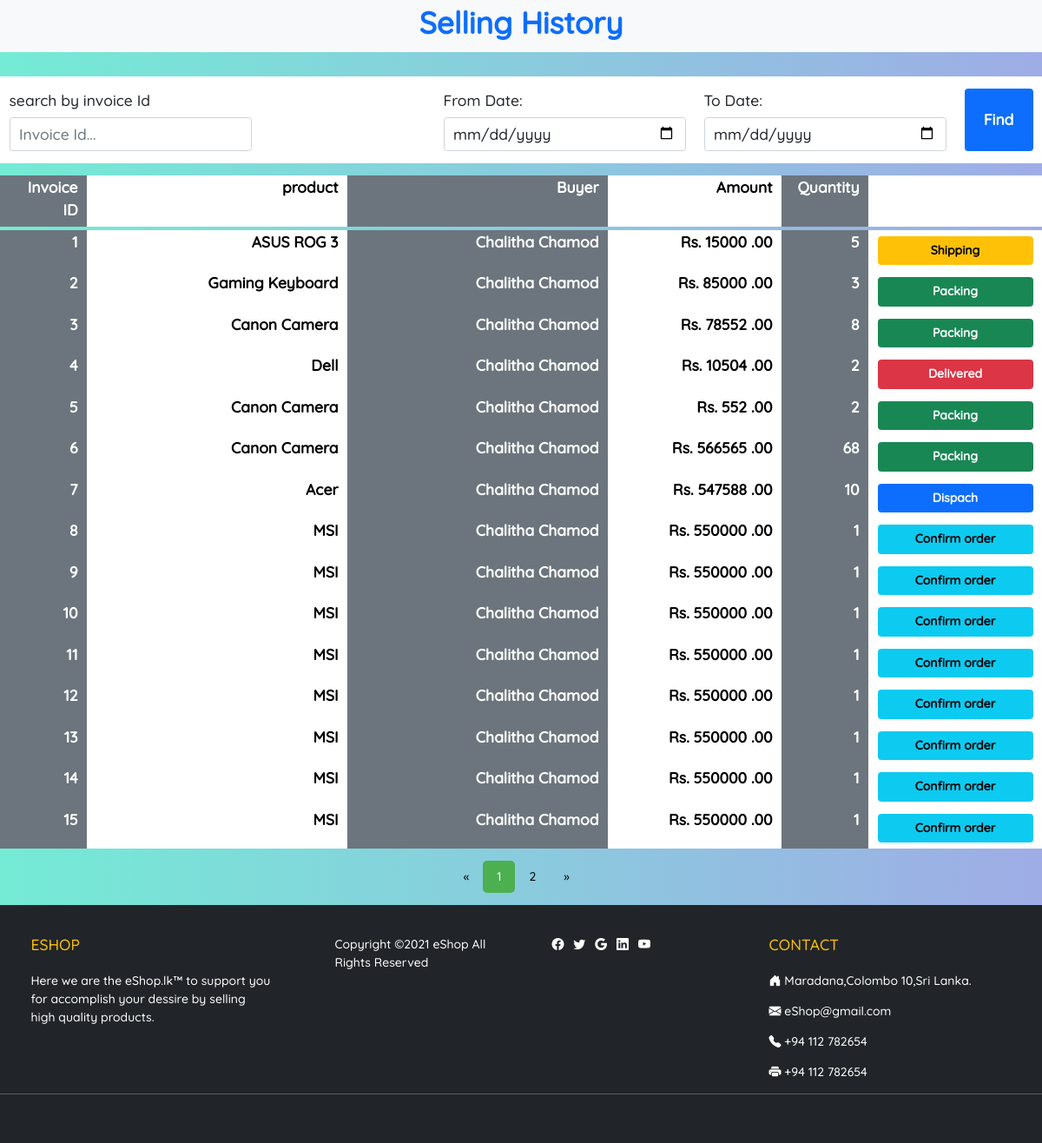
The app's page /eshop/sellingHistory.php with its own data.
### tables this page shows
CREATE TABLE IF NOT EXISTS `invoice` (
  `id` int NOT NULL AUTO_INCREMENT,
  `order_id` varchar(50) NOT NULL,
  `product_id` int NOT NULL,
  `user_email` varchar(100) NOT NULL,
  `date` datetime NOT NULL,
  `total` double NOT NULL,
  `qty` int NOT NULL,
  `status` int DEFAULT '0',
  PRIMARY KEY (`id`),
  KEY `product_id` (`product_id`),
  KEY `user_email` (`user_email`),
  CONSTRAINT `FK_invoice_product` FOREIGN KEY (`product_id`) REFERENCES `product` (`id`),
  CONSTRAINT `FK_invoice_user` FOREIGN KEY (`user_email`) REFERENCES `user` (`email`)
);

CREATE TABLE IF NOT EXISTS `product` (
  `id` int NOT NULL AUTO_INCREMENT,
  `category` int NOT NULL,
  `model_has_brand_id` int NOT NULL,
  `colour_id` int NOT NULL,
  `price` double NOT NULL,
  `qty` int NOT NULL,
  `description` text NOT NULL,
  `title` varchar(100) NOT NULL,
  `condition_id` int NOT NULL,
  `status_id` int NOT NULL,
  `user_email` varchar(100) NOT NULL,
  `datetime_added` datetime NOT NULL,
  `delivery_fee_colombo` double NOT NULL,
  `delivery_fee_other` double NOT NULL,
  PRIMARY KEY (`id`),
  KEY `FK_product_colour` (`colour_id`) USING BTREE,
  KEY `FK_product_condition` (`condition_id`),
  KEY `FK_product_user` (`user_email`),
  KEY `FK_product_category` (`category`),
  KEY `FK_product_status` (`status_id`),
  KEY `FK_product_model_has_brand` (`model_has_brand_id`) USING BTREE,
  CONSTRAINT `FK_product_category` FOREIGN KEY (`category`) REFERENCES `category` (`id`),
  CONSTRAINT `FK_product_colour` FOREIGN KEY (`colour_id`) REFERENCES `colour` (`id`),
  CONSTRAINT `FK_product_condition` FOREIGN KEY (`condition_id`) REFERENCES `condition` (`id`),
  CONSTRAINT `FK_product_model_has_brand` FOREIGN KEY (`model_has_brand_id`) REFERENCES `model_has_brand` (`id`),
  CONSTRAINT `FK_product_status` FOREIGN KEY (`status_id`) REFERENCES `status` (`id`),
  CONSTRAINT `FK_product_user` FOREIGN KEY (`user_email`) REFERENCES `user` (`email`)
);

CREATE TABLE IF NOT EXISTS `user` (
  `fname` varchar(50) NOT NULL,
  `lname` varchar(50) NOT NULL,
  `email` varchar(100) NOT NULL,
  `gender` int NOT NULL,
  `password` varchar(20) NOT NULL,
  `mobile` varchar(10) NOT NULL,
  `register_date` datetime DEFAULT NULL,
  `verification_code` varchar(20) DEFAULT NULL,
  PRIMARY KEY (`email`),
  KEY `gender` (`gender`),
  CONSTRAINT `FK_user_gender` FOREIGN KEY (`gender`) REFERENCES `gender` (`id`) ON DELETE RESTRICT ON UPDATE RESTRICT
);

### eshop/connection.php (called while the page is built, shortened)
<?php
class Database
{
    public static $connection;
    public static function setUpConnection()
    {
        if (!isset(Database::$connection)) {
            Database::$connection = new mysqli("localhost", "root", "your_password", "eshop", "3306");
        }
    }
    public static function search($q)
    {
        $resultset = Database::$connection->query($q);
        return $resultset;
    }
}

### eshop/sellingHistory.php (the view, shortened to what this page needs)
<?php
require "connection.php";
?>
<!DOCTYPE html>
<html>
<head>
    <link rel="stylesheet" href="bootstrap.css" />
    <link rel="stylesheet" href="https://cdn.jsdelivr.net/npm/bootstrap-icons@1.5.0/font/bootstrap-icons.css" />
    <link rel="stylesheet" href="style.css" />
</head>
<body style="background-color: #74EBD5; background-image: linear-gradient(90deg,#74EBD5 0%,#9FACE6 100%);">
    <div class="container-fluid">
        <div class="row">
            <div class="col-12 bg-light text-center mb-3">
                <label class="form-label fs-1 fw-bold text-primary">Selling History</label>
            </div>
            <div class="col-12 bg-white mt-3 mb-3">
                <div class="row">
                    <div class="col-12 col-lg-3 mt-3 mb-3">
                        <label class="form-label fs-5">search by invoice Id</label>
                        <input type="text" class="form-control fs-5" placeholder="Invoice Id..." id="search" onkeyup="invoiceSearch();" />
                    </div>
                    <div class="col-12 col-lg-2 mt-3 mb-3"></div>
                    <div class="col-12 col-lg-3 mt-3 mb-3">
                        <label class="form-label fs-5">From Date:</label>
                        <input type="date" class="form-control fs-5" id="from">
                    </div>
                    <div class="col-12 col-lg-3 mt-3 mb-3">
                        <label class="form-label fs-5">To Date:</label>
                        <input type="date" class="form-control fs-5" id="to">
                    </div>
                    <div class="col-12 col-lg-1 mt-3 mb-3 d-grid">
                        <button class="btn btn-primary fs-5 fw-bold" onclick="findSellings();">Find</button>
                    </div>
                </div>
            </div>
            <div class="col-12">
                <div class="row">
                    <div class="col-1 bg-secondary text-end">
                        <label class="form-label fw-bold fs-5 text-white">Invoice ID</label>
                    </div>
                    <div class="col-3 bg-body text-end">
                        <label class="form-label fw-bold fs-5 text-black">product</label>
                    </div>
                    <div class="col-3 bg-secondary text-end">
                        <label class="form-label fw-bold fs-5 text-white">Buyer</label>
                    </div>
                    <div class="col-2 bg-body text-end">
                        <label class="form-label fw-bold fs-5 text-black">Amount</label>
                    </div>
                    <div class="col-1 bg-secondary text-end">
                        <label class="form-label fw-bold fs-5 text-white">Quantity</label>
                    </div>
                    <div class="col-2 bg-white"></div>
                </div>
            </div>
            <div class="col-12" id="loadResults">
                <div class="col-12 mt-1">
                    <div class="row">
                        <div class="col-12">
                            <?php
                            if (isset($_GET["page"])) {
                                $pageno = $_GET["page"];
                            } else {
                                $pageno = 1;
                            }
                            $invoice_rs = Database::search("SELECT * FROM `invoice`");
                            $invoice_num = $invoice_rs->num_rows;
                            $results_per_page = 15;
                            $number_of_pages = ceil($invoice_num / $results_per_page);
                            $results_count = ((int)$pageno - 1) * $results_per_page;
                            $results = Database::search("SELECT `invoice`.`id`,`product`.`title`,`user`.`fname`,
                             `user`.`lname`,`invoice`.`total`,`invoice`.`qty`,`invoice`.`status` FROM `invoice` INNER JOIN `user` ON
                                invoice.user_email = user.email INNER JOIN `product` ON invoice.product_id = product.id
                            LIMIT " . $results_per_page . " OFFSET " . $results_count . "");
                            while ($results_data = $results->fetch_assoc()) {
                            ?>
                                <div class="row" id="box">
                                    <div class="col-1 bg-secondary text-end">
                                        <label class="form-label fw-bold fs-5 text-white"><?php echo $results_data["id"]; ?></label>
                                    </div>
                                    <div class="col-3 bg-body text-end">
                                        <label class="form-label fw-bold fs-5 text-black"><?php echo $results_data["title"]; ?></label>
                                    </div>
                                    <div class="col-3 bg-secondary text-end">
                                        <label class="form-label fw-bold fs-5 text-white"><?php echo $results_data["fname"] . " " . $results_data["lname"]; ?></label>
                                    </div>
                                    <div class="col-2 bg-body text-end">
                                        <label class="form-label fw-bold fs-5 text-black">Rs. <?php echo $results_data["total"]; ?> .00</label>
                                    </div>
                                    <div class="col-1 bg-secondary text-end">
                                        <label class="form-label fw-bold fs-5 text-white"><?php echo $results_data["qty"]; ?></label>
                                    </div>
                                    <div class="col-2 bg-white d-grid">
                                        <?php
                                        $x = $results_data["status"];
                                        if ($x == 0) {
                                        ?>
                                            <button class="btn btn-info mb-2 mt-2 fw-bold" onclick="changeInvoiceId(<?php echo $results_data['id']; ?>);" id="btn<?php echo $results_data['id']; ?>">Confirm order</button>
                                        <?php
                                        } else if ($x == 1) {
                                        ?>
                                            <button class="btn btn-success mb-2 mt-2 fw-bold" onclick="changeInvoiceId(<?php echo $results_data['id']; ?>);" id="btn<?php echo $results_data['id']; ?>">Packing</button>
                                        <?php
                                        } else if ($x == 2) {
                                        ?>
                                            <button class="btn btn-primary mb-2 mt-2 fw-bold" onclick="changeInvoiceId(<?php echo $results_data['id']; ?>);" id="btn<?php echo $results_data['id']; ?>">Dispach</button>
                                        <?php
                                        } else if ($x == 3) {
                                        ?>
                                            <button class="btn btn-warning mb-2 mt-2 fw-bold" onclick="changeInvoiceId(<?php echo $results_data['id']; ?>);" id="btn<?php echo $results_data['id']; ?>">Shipping</button>
                                        <?php
                                        } else if ($x == 4) {
                                        ?>
                                            <button class="btn btn-danger mb-2 mt-2 fw-bold" onclick="changeInvoiceId(<?php echo $results_data['id']; ?>);" id="btn<?php echo $results_data['id']; ?>">Delivered</button>
                                        <?php
                                        }
                                        ?>
                                    </div>
                                </div>
                            <?php
                            }
                            ?>
                        </div>
                    </div>
                </div>
            </div>
            <div class="offset-4 col-12 col-lg-4 text-center mt-3 mb-3 d-flex justify-content-center">
                <div class="row">
                    <div class="pagination">
                        <a href="<?php if ($pageno <= 1) {
                                        echo "#";
                                    } else {
                                        echo "?page=" . ($pageno - 1);
                                    } ?>">&laquo;</a>
                        <?php
                        for ($page = 1; $page <= $number_of_pages; $page++) {
                            if ($page == $pageno) {
                        ?>
                                <a href="<?php echo "?page=" . ($page); ?>" class="active"><?php echo $page; ?></a>
                            <?php
                            } else {
                            ?>
                                <a href="<?php echo "?page=" . ($page); ?>"><?php echo $page; ?></a>
                        <?php
                            }
                        }
                        ?>
                        <a href="<?php if ($pageno >= $number_of_pages) {
                                        echo "#";
                                    } else {
                                        echo "?page=" . ($pageno + 1);
                                    } ?>">&raquo;</a>
                    </div>
                </div>
            </div>
            <?php
            require "footer.php";
            ?>
        </div>
    </div>
</body>
</html>

### eshop/style.css (style rules this page uses)
* { font-family: "Quicksand"; font-size: 14px; }
.pagination { display: inline-block; }
.pagination a { color: black; float: left; padding: 8px 16px; text-decoration: none; }
.pagination a.active { background-color: #4CAF50; color: white; border-radius: 5px; }

### records on screen
invoice: id "1", product.title "ASUS ROG 3", user_email.fname "Chalitha", user_email.lname "Chamod", total "15000", qty "5"
invoice: id "2", product.title "Gaming Keyboard", user_email.fname "Chalitha", user_email.lname "Chamod", total "85000", qty "3"
invoice: id "3", product.title "Canon Camera", user_email.fname "Chalitha", user_email.lname "Chamod", total "78552", qty "8"
invoice: id "4", product.title "Dell", user_email.fname "Chalitha", user_email.lname "Chamod", total "10504", qty "2"
invoice: id "5", product.title "Canon Camera", user_email.fname "Chalitha", user_email.lname "Chamod", total "552", qty "2"
invoice: id "6", product.title "Canon Camera", user_email.fname "Chalitha", user_email.lname "Chamod", total "566565", qty "68"
invoice: id "7", product.title "Acer", user_email.fname "Chalitha", user_email.lname "Chamod", total "547588", qty "10"
invoice: id "8", product.title "MSI", user_email.fname "Chalitha", user_email.lname "Chamod", total "550000", qty "1"
invoice: id "9", product.title "MSI", user_email.fname "Chalitha", user_email.lname "Chamod", total "550000", qty "1"
invoice: id "10", product.title "MSI", user_email.fname "Chalitha", user_email.lname "Chamod", total "550000", qty "1"
invoice: id "11", product.title "MSI", user_email.fname "Chalitha", user_email.lname "Chamod", total "550000", qty "1"
invoice: id "12", product.title "MSI", user_email.fname "Chalitha", user_email.lname "Chamod", total "550000", qty "1"
invoice: id "13", product.title "MSI", user_email.fname "Chalitha", user_email.lname "Chamod", total "550000", qty "1"
invoice: id "14", product.title "MSI", user_email.fname "Chalitha", user_email.lname "Chamod", total "550000", qty "1"
invoice: id "15", product.title "MSI", user_email.fname "Chalitha", user_email.lname "Chamod", total "550000", qty "1"
